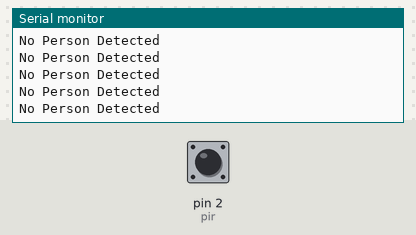
This sketch was run on a simulated Arduino Uno, built with avr-gcc and run on an emulated ATmega328P. On the bench: the last lines printed to the serial monitor. Inputs (shaded band) come from the test bench; at power-on: pin 2 (pir) LOW.

Above: at 1.2 s.
1.3 s: pin 2 (pir) driven HIGH
At 1.8 s:
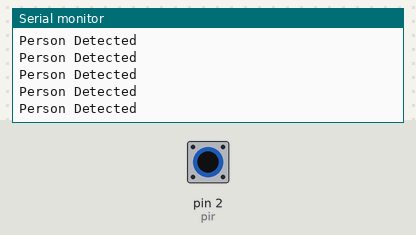
3.2 s: pin 2 (pir) driven LOW
At 3.7 s:
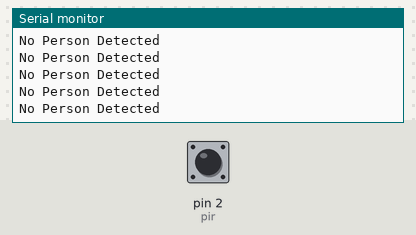
6.2 s: pin 2 (pir) driven HIGH
At 7.1 s:
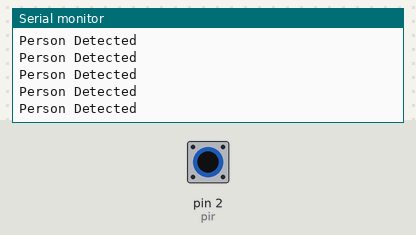
9.2 s: pin 2 (pir) driven LOW
At 9.7 s:
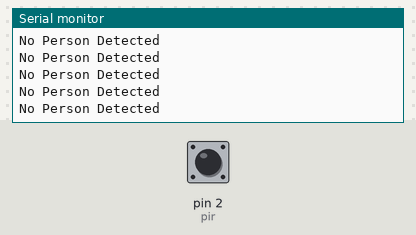
12.2 s: pin 2 (pir) pulsed HIGH 2 times (0.12 s each, 0.3 s apart)
15.8 s: pin 2 (pir) driven HIGH
At 16.6 s:
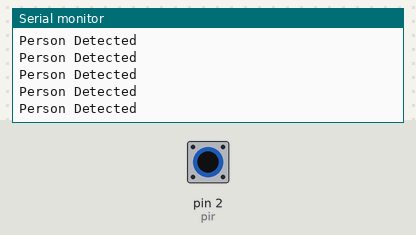

Measured:
- after the input at 1.3 s, the serial monitor: prints a new line after 0.07 s (image 1)
- after the input at 15.8 s, the serial monitor: prints a new line after 0.07 s (image 5)

The sketch:

pir-sensor1.ino
```cpp
int pir=2;

void setup() {
  pinMode(pir,INPUT);
  Serial.begin(9600);
}

void loop() {
  if(digitalRead(pir)==1) {
    Serial.println("Person Detected");
  } else {
    Serial.println("No Person Detected");
  }
}
```
